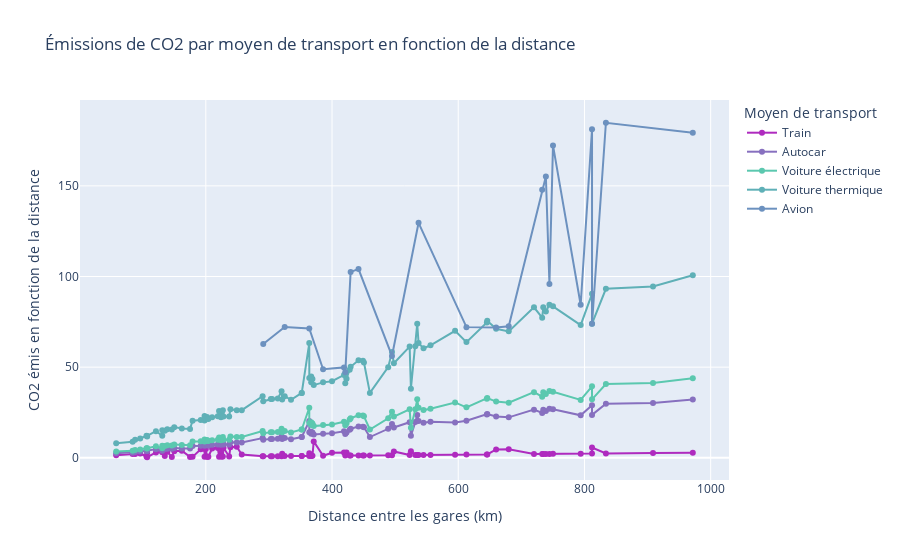

Notebook cell for this chart:
### Code cell
def generate_line_chart(emissions_df, log_scale=False):
    fig = go.Figure()
    # On ajoute les courbes pour chaque moyen de transport
    emissions_df = emissions_df.sort_values(by='Distance')
    moyens_transport = ["Autocar", "Voiture électrique", "Voiture thermique", "Avion"]
    
    # Solutionn inspirée de https://github.com/plotly/plotly.py/issues/4278 pour afficher l'origine et la destination des trajets dans le hover
    # On ajoute une courbe invisible pour chaque moyen de transport, et on change son hovertext pour afficher l'origine et la destination
    fig.add_trace(go.Scatter(
        x=emissions_df['Distance'], 
        y=emissions_df['Train'], 
        opacity=0, 
        showlegend=False,
        hovertext=emissions_df['Origine'] + ' - ' + emissions_df['Destination'],
        hovertemplate='<b>%{hovertext}</b><extra></extra>'
        ))

    # On ajoute les courbes pour les trains, en montrant le transporteur dans le hover
    fig.add_trace(go.Scatter(
        x=emissions_df['Distance'],
        y=emissions_df['Train'],
        mode='lines+markers',
        name='Train',
        connectgaps=True,
        hovertext=emissions_df['Transporteur'],
        hovertemplate='<b>%{hovertext}</b> : %{y:.2f} kgCO2e <extra></extra>',
        marker=dict(color=colors_moyens_de_transport['Train'])
    ))
    for column in moyens_transport:
        fig.add_trace(go.Scatter(
            x=emissions_df['Distance'],
            y=emissions_df[column],
            mode='lines+markers',
            name=column,
            connectgaps=True,
            hovertemplate='%{y:.2f} kgCO2e',
            marker=dict(color=colors_moyens_de_transport[column])
        ))
    
    fig.update_layout(
        title='Émissions de CO2 par moyen de transport en fonction de la distance',
        xaxis_title='Distance entre les gares (km)',
        yaxis_title='CO2 émis en fonction de la distance',
        legend_title='Moyen de transport',
        hovermode='x unified'
    )
    
    if log_scale:
        fig.update_layout(title='Émissions de CO2 par moyen de transport en fonction de la distance (échelle logarithmique)')
        fig.update_yaxes(
            title='CO2 émis en fonction de la distance (échelle logarithmique)', 
            type="log"
    )
    
    return fig

generate_line_chart(emissions,False)

### Figure 1 — Plotly figure (JSON) as saved in the notebook; plotly's stock layout.template omitted (floating-point values rounded to 4 significant figures)
{"data": [{"hovertemplate": "<b>%{hovertext}</b><extra></extra>", "hovertext": ["Arcachon - Bordeaux Saint-Jean", "Paris Nord - Compiègne", "Le Havre Gare locale - Rouen Rive Droite", "Belfort - Besançon-Viotte", "Bayonne - Pau", "Chambéry-Challes-les-Eaux - Lyon Part-Dieu", "Lille Europe - Bruxelles Midi Brussel Zuid", "Paris Austerlitz - Orléans", "Grenoble - Lyon Part-Dieu", "Paris-Nord - Amiens", "Agen - Bordeaux Saint-Jean", "Paris Saint-Lazare - Rouen Rive Droite", "Paris Est - Reims", "Nancy Ville - Strasbourg Ville", "Geneve - Lyon Perrache", "Paris-Est - Champagne-Ardenne-TGV", "Paris Nord - Arras", "Dijon Ville - Lyon Part-Dieu", "Bayonne - Bordeaux Saint-Jean", "Paris Gare du Nord - Lens", "Brive-la-Gaillarde - Bordeaux Saint-Jean", "Paris Montparnasse - Le Mans", "Aeroport CDG2 TGV Roissy - Lille Europe", "Paris Gare du Nord - Douai", "Toulouse-Matabiau - Perpignan", "Paris Saint-Lazare - Trouville-Deauville", "Paris Montparnasse - Saint-Pierre-des-Corps", "Marseille Saint-Charles - Nice Ville", "Paris Gare du Nord - Lille Europe", "Marne-la-Vallée-Chessy - Lille Europe", "Paris Saint-Lazare - Le Havre Gare locale", "Paris Gare du Nord - Valenciennes", "Paris Saint-Lazare - Caen", "Rennes - Brest", "Bordeaux Saint-Jean - Toulouse-Matabiau", "Paris Gare de Lyon - Dijon", "Aéroport Charles de Gaulle 2 TGV - Bruxelles Midi Brussel Zuid", "Paris Montparnasse - Angers-St-Laud", "Paris Gare du Nord - Dunkerque", "Lyon Part Dieu - Montpellier Saint-Roch", "Paris Montparnasse - Poitiers", "Bayonne - Toulouse-Matabiau", "Lyon Part Dieu - Marseille Saint-Charles", "Paris Nord - Calais Ville", "Metz Ville - Strasbourg Ville", "Paris Est - Metz", "Paris Montparnasse - Rennes", "Paris Gare de Lyon - Vichy", "Paris Est - Nancy", "Paris Gare de Lyon - Besançon Franche Comté", "Paris Gare de Lyon - Mâcon Loché TGV", "Paris Saint-Lazare - Cherbourg", "Paris Montparnasse - Nantes", "Paris-Austerlitz - Limoges-Bénédictins", "Paris-Gare-de-Lyon - Clermont-Ferrand", "Aéroport Charles de Gaulle 2 TGV - Rennes", "Marseille Saint-Charles - Toulouse-Matabiau", "Paris Montparnasse - Angoulême", "Paris Gare de Lyon - Lyon Part Dieu", "Aéroport Charles de Gaulle 2 TGV - Lyon Part Dieu", "Paris Gare de Lyon - Belfort-Montbéliard TGV", "Paris Est - Strasbourg", "Paris Montparnasse - La Rochelle", "Paris Montparnasse - Vannes", "Paris Est - Mulhouse", "Paris-Austerlitz - Brive-la-Gaillarde", "Massy-TGV - Bordeaux Saint-Jean", "Bordeaux Saint-Jean - Nantes", "Paris Gare de Lyon - Chambéry - Challes-les-Eaux", "Paris Gare de Lyon - Valence TGV Rhône-Alpes Sud", "Paris Montparnasse - Bordeaux Saint-Jean", "Paris Gare de Lyon - Annecy", "Paris Gare de Lyon - Grenoble", "Paris Montparnasse - Arcachon", "Paris Montparnasse - Brest", "Lille Europe - Lyon Part Dieu", "Marne la Vallee Chessy - Avignon TGV", "Paris-Austerlitz - Rodez", "Marseille Saint-Charles - Bordeaux Saint-Jean", "Marne la Vallee Chessy - Aix en Provence TGV", "Bruxelles Midi Brussel Zuid - Lyon Part Dieu", "Paris Montparnasse - Bayonne", "Paris Gare de Lyon - Montpellier Saint-Roch", "Paris Montparnasse - Biarritz", "Paris Gare de Lyon - Marseille Saint-Charles", "Paris Montparnasse - Toulouse Matabiau", "Paris Gare de Lyon - Toulon", "Lyon-Part-Dieu - Nantes", "Strasbourg Ville - Nantes", "Paris Gare de Lyon - Saint-Raphaël", "Paris Gare de Lyon - Nice"], "opacity": 0, "showlegend": false, "type": "scatter", "x": [58.0, 84.0, 88.0, 96.0, 106.0, 107.0, 107.0, 121.0, 131.0, 131.0, 135.0, 139.0, 146.2, 150.0, 162.0, 175.0, 179.0, 192.0, 198.0, 198.0, 200.0, 202.0, 203.0, 204.0, 210.0, 219.0, 221.0, 224.0, 225.2, 227.0, 228.0, 237.0, 239.0, 249.0, 257.0, 290.0, 291.0, 303.0, 305.0, 314.0, 320.0, 321.0, 325.0, 335.0, 352.0, 352.0, 364.0, 364.0, 367.0, 367.0, 369.0, 371.0, 385.8, 400.0, 419.0, 421.0, 423.0, 428.0, 429.5, 442.0, 449.0, 450.6, 460.0, 489.0, 495.0, 498.0, 523.0, 525.0, 532.0, 535.0, 537.1, 545.0, 556.1, 595.0, 613.0, 645.4, 646.0, 660.0, 680.0, 720.0, 733.0, 734.8, 738.9, 744.5, 750.1, 794.0, 812.0, 812.0, 834.0, 908.6, 971.7], "y": [1.415, 2.05, 2.147, 2.342, 0.742, 2.611, 0.3103, 2.952, 3.196, 3.196, 0.945, 3.392, 0.4239, 3.66, 3.953, 0.5075, 0.5191, 4.685, 4.831, 0.5742, 4.88, 0.5858, 0.5887, 0.5916, 5.124, 5.344, 0.6409, 5.466, 0.6532, 0.6583, 5.563, 0.6873, 5.832, 6.076, 1.799, 0.841, 0.8439, 0.8787, 0.8845, 0.9106, 0.928, 2.247, 0.9425, 0.9715, 1.021, 1.021, 1.055, 2.548, 1.064, 1.064, 1.07, 9.052, 1.119, 2.8, 2.933, 1.221, 2.961, 1.241, 1.246, 1.282, 1.302, 1.307, 1.334, 1.418, 1.435, 3.486, 1.517, 3.675, 1.543, 1.552, 1.558, 1.581, 1.613, 1.726, 1.778, 1.872, 1.873, 4.62, 4.76, 2.088, 2.126, 2.131, 2.143, 2.159, 2.175, 2.303, 2.355, 5.684, 2.419, 2.635, 2.818]}, {"connectgaps": true, "hovertemplate": "<b>%{hovertext}</b> : %{y:.2f} kgCO2e <extra></extra>", "hovertext": ["TER", "TER", "TER", "TER", "Intercités", "TER", "TGV", "TER", "TER", "TER", "Intercités", "TER", "TGV", "TER", "TER", "TGV", "TGV", "TER", "TER", "TGV", "TER", "TGV", "TGV", "TGV", "TER", "TER", "TGV", "TER", "TGV", "TGV", "TER", "TGV", "TER", "TER", "Intercités", "TGV", "TGV", "TGV", "TGV", "TGV", "TGV", "Intercités", "TGV", "TGV", "TGV", "TGV", "TGV", "Intercités", "TGV", "TGV", "TGV", "TER", "TGV", "Intercités", "Intercités", "TGV", "Intercités", "TGV", "TGV", "TGV", "TGV", "TGV", "TGV", "TGV", "TGV", "Intercités", "TGV", "Intercités", "TGV", "TGV", "TGV", "TGV", "TGV", "TGV", "TGV", "TGV", "TGV", "Intercités", "Intercités", "TGV", "TGV", "TGV", "TGV", "TGV", "TGV", "TGV", "TGV", "Intercités", "TGV", "TGV", "TGV"], "marker": {"color": "#af2bbf"}, "mode": "lines+markers", "name": "Train", "type": "scatter", "x": [58.0, 84.0, 88.0, 96.0, 106.0, 107.0, 107.0, 121.0, 131.0, 131.0, 135.0, 139.0, 146.2, 150.0, 162.0, 175.0, 179.0, 192.0, 198.0, 198.0, 200.0, 202.0, 203.0, 204.0, 210.0, 219.0, 221.0, 224.0, 225.2, 227.0, 228.0, 237.0, 239.0, 249.0, 257.0, 290.0, 291.0, 303.0, 305.0, 314.0, 320.0, 321.0, 325.0, 335.0, 352.0, 352.0, 364.0, 364.0, 367.0, 367.0, 369.0, 371.0, 385.8, 400.0, 419.0, 421.0, 423.0, 428.0, 429.5, 442.0, 449.0, 450.6, 460.0, 489.0, 495.0, 498.0, 523.0, 525.0, 532.0, 535.0, 537.1, 545.0, 556.1, 595.0, 613.0, 645.4, 646.0, 660.0, 680.0, 720.0, 733.0, 734.8, 738.9, 744.5, 750.1, 794.0, 812.0, 812.0, 834.0, 908.6, 971.7], "y": [1.415, 2.05, 2.147, 2.342, 0.742, 2.611, 0.3103, 2.952, 3.196, 3.196, 0.945, 3.392, 0.4239, 3.66, 3.953, 0.5075, 0.5191, 4.685, 4.831, 0.5742, 4.88, 0.5858, 0.5887, 0.5916, 5.124, 5.344, 0.6409, 5.466, 0.6532, 0.6583, 5.563, 0.6873, 5.832, 6.076, 1.799, 0.841, 0.8439, 0.8787, 0.8845, 0.9106, 0.928, 2.247, 0.9425, 0.9715, 1.021, 1.021, 1.055, 2.548, 1.064, 1.064, 1.07, 9.052, 1.119, 2.8, 2.933, 1.221, 2.961, 1.241, 1.246, 1.282, 1.302, 1.307, 1.334, 1.418, 1.435, 3.486, 1.517, 3.675, 1.543, 1.552, 1.558, 1.581, 1.613, 1.726, 1.778, 1.872, 1.873, 4.62, 4.76, 2.088, 2.126, 2.131, 2.143, 2.159, 2.175, 2.303, 2.355, 5.684, 2.419, 2.635, 2.818]}, {"connectgaps": true, "hovertemplate": "%{y:.2f} kgCO2e", "marker": {"color": "#8770bf"}, "mode": "lines+markers", "name": "Autocar", "type": "scatter", "x": [58.0, 84.0, 88.0, 96.0, 106.0, 107.0, 107.0, 121.0, 131.0, 131.0, 135.0, 139.0, 146.2, 150.0, 162.0, 175.0, 179.0, 192.0, 198.0, 198.0, 200.0, 202.0, 203.0, 204.0, 210.0, 219.0, 221.0, 224.0, 225.2, 227.0, 228.0, 237.0, 239.0, 249.0, 257.0, 290.0, 291.0, 303.0, 305.0, 314.0, 320.0, 321.0, 325.0, 335.0, 352.0, 352.0, 364.0, 364.0, 367.0, 367.0, 369.0, 371.0, 385.8, 400.0, 419.0, 421.0, 423.0, 428.0, 429.5, 442.0, 449.0, 450.6, 460.0, 489.0, 495.0, 498.0, 523.0, 525.0, 532.0, 535.0, 537.1, 545.0, 556.1, 595.0, 613.0, 645.4, 646.0, 660.0, 680.0, 720.0, 733.0, 734.8, 738.9, 744.5, 750.1, 794.0, 812.0, 812.0, 834.0, 908.6, 971.7], "y": [2.553, 2.829, 3.174, 3.416, 3.898, 3.76, 3.864, 4.692, 3.898, 4.864, 4.795, 5.037, 5.003, 5.417, 5.175, 5.106, 6.555, 6.693, 6.59, 7.383, 6.969, 7.21, 6.934, 6.831, 7.141, 7.348, 8.245, 7.141, 7.935, 8.383, 7.279, 7.314, 8.591, 8.418, 8.418, 10.87, 9.97, 10.38, 10.38, 10.45, 11.76, 10.32, 10.87, 10.25, 11.45, 11.45, 20.25, 14.11, 13.32, 14.35, 13.9, 12.83, 13.32, 13.52, 14.63, 13.18, 13.97, 15.53, 16.08, 17.22, 17.11, 16.84, 11.45, 16.01, 18.66, 16.7, 19.63, 12.21, 19.7, 23.67, 20.25, 19.32, 19.87, 19.5, 20.42, 23.87, 24.18, 22.77, 22.32, 26.57, 24.74, 26.57, 25.84, 27.01, 26.74, 23.43, 28.95, 23.67, 29.84, 30.26, 32.22]}, {"connectgaps": true, "hovertemplate": "%{y:.2f} kgCO2e", "marker": {"color": "#5bc8af"}, "mode": "lines+markers", "name": "Voiture électrique", "type": "scatter", "x": [58.0, 84.0, 88.0, 96.0, 106.0, 107.0, 107.0, 121.0, 131.0, 131.0, 135.0, 139.0, 146.2, 150.0, 162.0, 175.0, 179.0, 192.0, 198.0, 198.0, 200.0, 202.0, 203.0, 204.0, 210.0, 219.0, 221.0, 224.0, 225.2, 227.0, 228.0, 237.0, 239.0, 249.0, 257.0, 290.0, 291.0, 303.0, 305.0, 314.0, 320.0, 321.0, 325.0, 335.0, 352.0, 352.0, 364.0, 364.0, 367.0, 367.0, 369.0, 371.0, 385.8, 400.0, 419.0, 421.0, 423.0, 428.0, 429.5, 442.0, 449.0, 450.6, 460.0, 489.0, 495.0, 498.0, 523.0, 525.0, 532.0, 535.0, 537.1, 545.0, 556.1, 595.0, 613.0, 645.4, 646.0, 660.0, 680.0, 720.0, 733.0, 734.8, 738.9, 744.5, 750.1, 794.0, 812.0, 812.0, 834.0, 908.6, 971.7], "y": [3.478, 3.854, 4.324, 4.653, 5.311, 5.123, 5.264, 6.392, 5.311, 6.627, 6.533, 6.862, 6.815, 7.379, 7.05, 6.956, 8.93, 9.118, 8.977, 10.06, 9.494, 9.823, 9.447, 9.306, 9.729, 10.01, 11.23, 9.729, 10.81, 11.42, 9.917, 9.964, 11.7, 11.47, 11.47, 14.8, 13.58, 14.15, 14.15, 14.24, 16.03, 14.05, 14.8, 13.96, 15.6, 15.6, 27.59, 19.22, 18.14, 19.55, 18.94, 17.48, 18.14, 18.42, 19.93, 17.95, 19.04, 21.15, 21.86, 23.45, 23.31, 22.91, 15.6, 21.81, 25.43, 22.75, 26.74, 16.64, 26.84, 32.24, 27.59, 26.32, 27.07, 30.55, 27.82, 32.52, 32.95, 31.02, 30.41, 36.19, 33.7, 36.19, 35.2, 36.8, 36.42, 31.91, 39.43, 32.24, 40.66, 41.22, 43.9]}, {"connectgaps": true, "hovertemplate": "%{y:.2f} kgCO2e", "marker": {"color": "#5fb0b7"}, "mode": "lines+markers", "name": "Voiture thermique", "type": "scatter", "x": [58.0, 84.0, 88.0, 96.0, 106.0, 107.0, 107.0, 121.0, 131.0, 131.0, 135.0, 139.0, 146.2, 150.0, 162.0, 175.0, 179.0, 192.0, 198.0, 198.0, 200.0, 202.0, 203.0, 204.0, 210.0, 219.0, 221.0, 224.0, 225.2, 227.0, 228.0, 237.0, 239.0, 249.0, 257.0, 290.0, 291.0, 303.0, 305.0, 314.0, 320.0, 321.0, 325.0, 335.0, 352.0, 352.0, 364.0, 364.0, 367.0, 367.0, 369.0, 371.0, 385.8, 400.0, 419.0, 421.0, 423.0, 428.0, 429.5, 442.0, 449.0, 450.6, 460.0, 489.0, 495.0, 498.0, 523.0, 525.0, 532.0, 535.0, 537.1, 545.0, 556.1, 595.0, 613.0, 645.4, 646.0, 660.0, 680.0, 720.0, 733.0, 734.8, 738.9, 744.5, 750.1, 794.0, 812.0, 812.0, 834.0, 908.6, 971.7], "y": [7.977, 8.84, 9.918, 10.67, 12.18, 11.75, 12.07, 14.66, 12.18, 15.2, 14.98, 15.74, 15.63, 16.92, 16.17, 15.95, 20.48, 20.91, 20.59, 23.07, 21.78, 22.53, 21.67, 21.34, 22.31, 22.96, 25.76, 22.31, 24.79, 26.2, 22.75, 22.85, 26.84, 26.3, 26.3, 33.96, 31.15, 32.45, 32.45, 32.66, 36.76, 32.23, 33.96, 32.02, 35.79, 35.79, 63.28, 44.09, 41.61, 44.84, 43.44, 40.1, 41.61, 42.26, 45.71, 41.18, 43.66, 48.51, 50.23, 53.79, 53.47, 52.61, 35.79, 50.02, 58.32, 52.18, 61.34, 38.16, 61.55, 73.95, 63.28, 60.37, 62.09, 70.07, 63.82, 74.6, 75.57, 71.15, 69.75, 83.01, 77.29, 83.01, 80.74, 84.41, 83.55, 73.2, 90.44, 73.95, 93.25, 94.54, 100.7]}, {"connectgaps": true, "hovertemplate": "%{y:.2f} kgCO2e", "marker": {"color": "#6c91bf"}, "mode": "lines+markers", "name": "Avion", "type": "scatter", "x": [58.0, 84.0, 88.0, 96.0, 106.0, 107.0, 107.0, 121.0, 131.0, 131.0, 135.0, 139.0, 146.2, 150.0, 162.0, 175.0, 179.0, 192.0, 198.0, 198.0, 200.0, 202.0, 203.0, 204.0, 210.0, 219.0, 221.0, 224.0, 225.2, 227.0, 228.0, 237.0, 239.0, 249.0, 257.0, 290.0, 291.0, 303.0, 305.0, 314.0, 320.0, 321.0, 325.0, 335.0, 352.0, 352.0, 364.0, 364.0, 367.0, 367.0, 369.0, 371.0, 385.8, 400.0, 419.0, 421.0, 423.0, 428.0, 429.5, 442.0, 449.0, 450.6, 460.0, 489.0, 495.0, 498.0, 523.0, 525.0, 532.0, 535.0, 537.1, 545.0, 556.1, 595.0, 613.0, 645.4, 646.0, 660.0, 680.0, 720.0, 733.0, 734.8, 738.9, 744.5, 750.1, 794.0, 812.0, 812.0, 834.0, 908.6, 971.7], "y": [NaN, NaN, NaN, NaN, NaN, NaN, NaN, NaN, NaN, NaN, NaN, NaN, NaN, NaN, NaN, NaN, NaN, NaN, NaN, NaN, NaN, NaN, NaN, NaN, NaN, NaN, NaN, NaN, NaN, NaN, NaN, NaN, NaN, NaN, NaN, NaN, 62.73, NaN, NaN, NaN, NaN, NaN, 72.1, NaN, NaN, NaN, 71.36, NaN, NaN, NaN, NaN, NaN, 48.87, NaN, 49.87, 47.15, NaN, NaN, 102.6, 104.1, NaN, NaN, NaN, NaN, 56.17, NaN, NaN, NaN, NaN, NaN, 129.6, NaN, NaN, NaN, 72.08, NaN, NaN, 71.94, 72.51, NaN, 147.9, NaN, 155.1, 95.87, 172.3, 84.4, 181.2, 73.94, 184.8, NaN, 179.3]}], "layout": {"hovermode": "x unified", "legend": {"title": {"text": "Moyen de transport"}}, "title": {"text": "Émissions de CO2 par moyen de transport en fonction de la distance"}, "xaxis": {"title": {"text": "Distance entre les gares (km)"}}, "yaxis": {"title": {"text": "CO2 émis en fonction de la distance"}}}}
